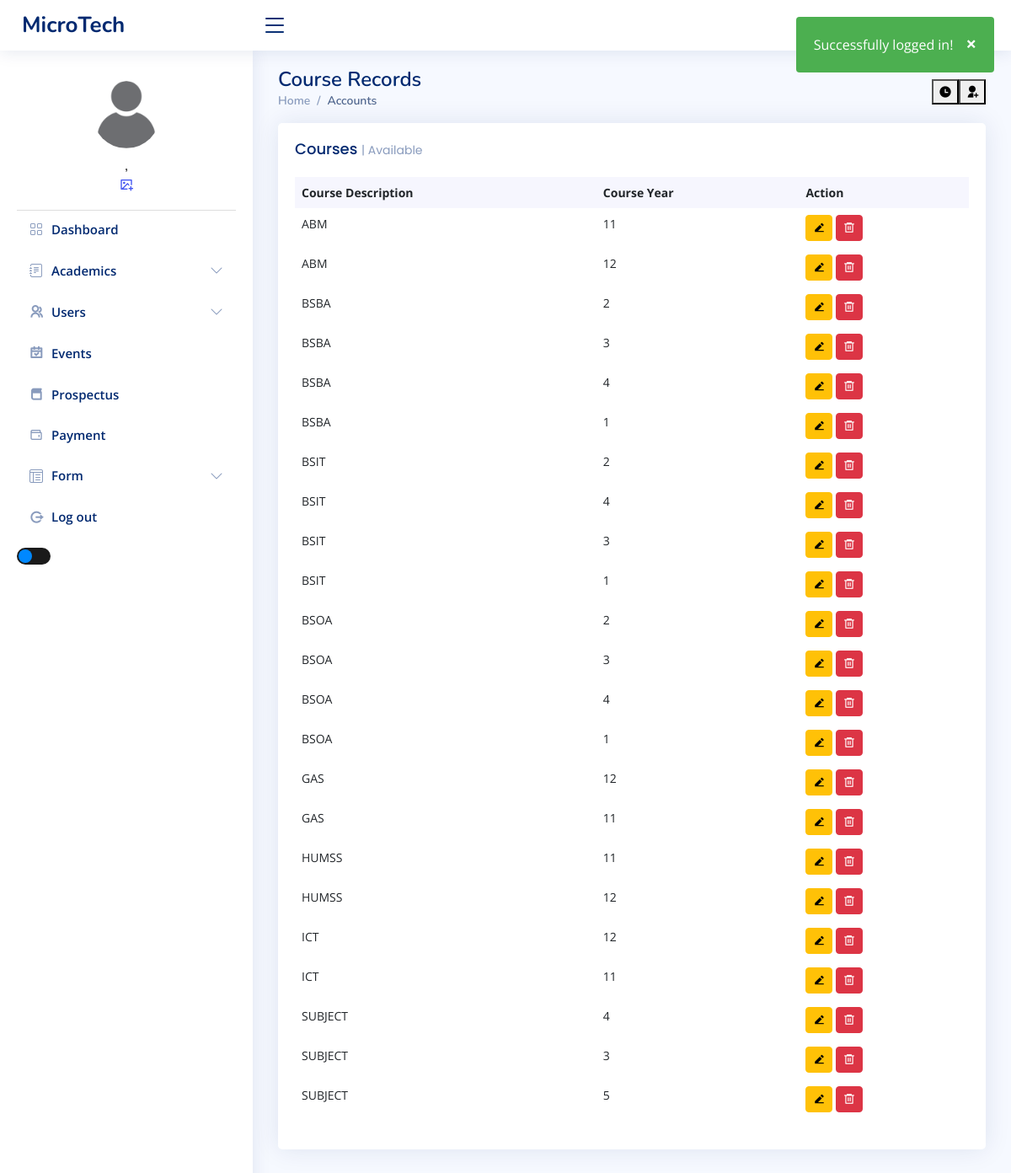
Screenshot of /admin/course.php (signed in) with the database file from the repository.
### tables this page shows
CREATE TABLE `tbl_course` (
  `course_id` int(11) NOT NULL,
  `course_description` varchar(100) DEFAULT NULL,
  `course_year` tinyint(1) UNSIGNED DEFAULT NULL
);

### admin/course.php (the view, shortened to what this page needs)
<?php include_once "../templates/header.php"; ?>
<?php
$connection = new Connection();
$conn = $connection->open();
$courses = [];
try {
    $stmt = $conn->prepare("SELECT * FROM tbl_course ORDER BY course_description");
    $stmt->execute();
    $courses = $stmt->fetchAll(PDO::FETCH_ASSOC);
} catch (PDOException $e) {
    echo "Error: " . $e->getMessage();
}
?>
<main id="main" class="main">
    <div class="pagetitle">
        <h1>Course Records</h1>
        <button type="button" class="ri-user-add-fill tablebutton" data-bs-toggle="modal" data-bs-target="#courseModal">
        </button>
        <button type="button" class="ri-time-fill tablebutton" onclick="window.location.href='../admin/set-slots.php';">
        </button>
        <nav>
            <ol class="breadcrumb">
                <li class="breadcrumb-item"><a href="index.php">Home</a></li>
                <li class="breadcrumb-item active">Accounts</li>
            </ol>
        </nav>
    </div>
    <section class="section dashboard">
        <div class="col-lg-12">
            <div class="row">
                <div class="col-12">
                    <div class="card recent-sales overflow-auto">
                        <div class="card-body">
                            <h5 class="card-title">Courses <span>| Available </span></h5>
                            <table class="table table-borderless datatable">
                                <thead>
                                    <tr>
                                        <th scope="col">Course Description</th>
                                        <th scope="col">Course Year</th>
                                        <th scope="col">Action</th>
                                    </tr>
                                </thead>
                                <tbody>
                                    <?php foreach ($courses as $course): ?>
                                        <tr>
                                            <td><?php echo htmlspecialchars($course['course_description']); ?></td>
                                            <td><?php echo htmlspecialchars($course['course_year']); ?></td>
                                            <td>
                                                <button class="btn btn-sm btn-warning ri-edit-2-fill edit-course"
                                                    data-id="<?php echo $course['course_id']; ?>"
                                                    data-description="<?php echo htmlspecialchars($course['course_description']); ?>"
                                                    data-year="<?php echo htmlspecialchars($course['course_year']); ?>"></button>
                                                <button class="btn btn-sm btn-danger ri-delete-bin-6-line delete-course"
                                                    data-id="<?php echo htmlspecialchars($course['course_id'], ENT_QUOTES, 'UTF-8'); ?>">
                                                </button>
                                            </td>
                                        </tr>
                                    <?php endforeach; ?>
                                </tbody>
                            </table>
                        </div>
                    </div>
                </div>
            </div>
        </div>
    </section>
</main>
<?php include_once "../templates/footer.php"; ?>

### assets/css/style.css (style rules this page uses)
:root { scroll-behavior: smooth; }
body { font-family: "Open Sans", sans-serif; background: #f6f9ff; color: #444444; }
a { color: #4154f1; text-decoration: none; }
h1, h2, h3, h4, h5, h6 { font-family: "Nunito", sans-serif; }
#main { margin-top: 60px; padding: 20px 30px; transition: all 0.3s; }
.pagetitle { margin-bottom: 10px; }
.pagetitle h1 { font-size: 24px; margin-bottom: 0; font-weight: 600; color: #012970; }
.card { margin-bottom: 30px; border: none; border-radius: 5px; box-shadow: 0px 0 30px rgba(1, 41, 112, 0.1); }
.card-title { padding: 20px 0 15px 0; font-size: 18px; font-weight: 500; color: #012970; font-family: "Poppins", sans-serif; }
.card-title span { color: #899bbd; font-size: 14px; font-weight: 400; }
.card-body { padding: 0 20px 20px 20px; }
.breadcrumb { font-size: 14px; font-family: "Nunito", sans-serif; color: #899bbd; font-weight: 600; }
.breadcrumb a { color: #899bbd; transition: 0.3s; }
.breadcrumb .breadcrumb-item::before { color: #899bbd; }
.breadcrumb .active { color: #51678f; font-weight: 600; }
@media (min-width: 1200px) { #main, #footer { margin-left: 300px; } }
.tablebutton { float: right !important; margin: -15px 0 0 0 !important; }
.dashboard .recent-sales { font-size: 14px; }
.dashboard .recent-sales .table thead { background: #f6f6fe; }
.dashboard .recent-sales .table thead th { border: 0; }

### templates/header.php (style rules this page uses)
html { scroll-behavior: smooth; }

### rows the page displays
tbl_course: course_description "ABM", course_year "11"
tbl_course: course_description "ABM", course_year "12"
tbl_course: course_description "BSBA", course_year "2"
tbl_course: course_description "BSBA", course_year "3"
tbl_course: course_description "BSBA", course_year "4"
tbl_course: course_description "BSBA", course_year "1"
tbl_course: course_description "BSIT", course_year "2"
tbl_course: course_description "BSIT", course_year "4"
tbl_course: course_description "BSIT", course_year "3"
tbl_course: course_description "BSIT", course_year "1"
tbl_course: course_description "BSOA", course_year "2"
tbl_course: course_description "BSOA", course_year "3"
tbl_course: course_description "BSOA", course_year "4"
tbl_course: course_description "BSOA", course_year "1"
tbl_course: course_description "GAS", course_year "12"
tbl_course: course_description "GAS", course_year "11"
tbl_course: course_description "HUMSS", course_year "11"
tbl_course: course_description "HUMSS", course_year "12"
tbl_course: course_description "ICT", course_year "12"
tbl_course: course_description "ICT", course_year "11"
tbl_course: course_description "SUBJECT", course_year "4"
tbl_course: course_description "SUBJECT", course_year "3"
tbl_course: course_description "SUBJECT", course_year "5"
